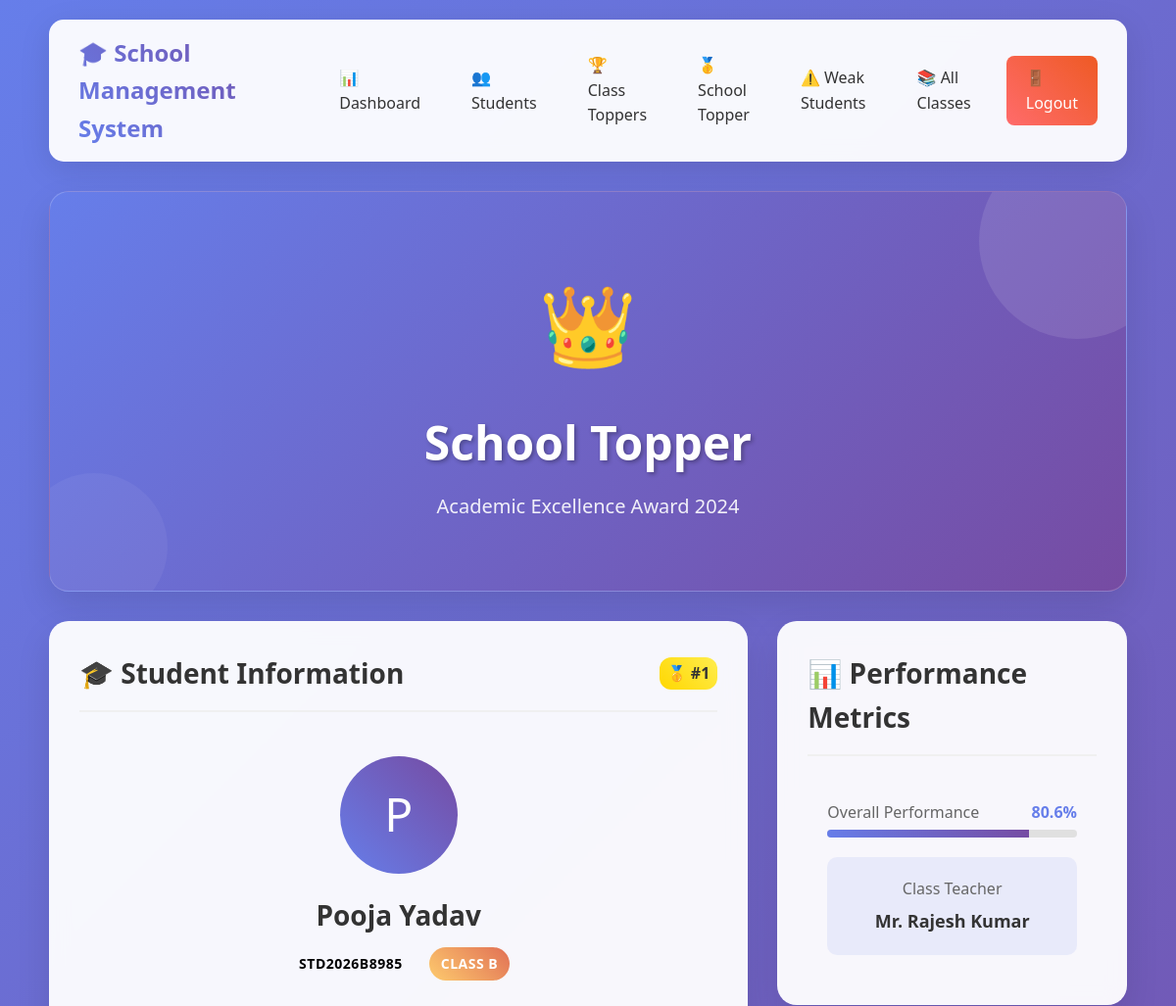
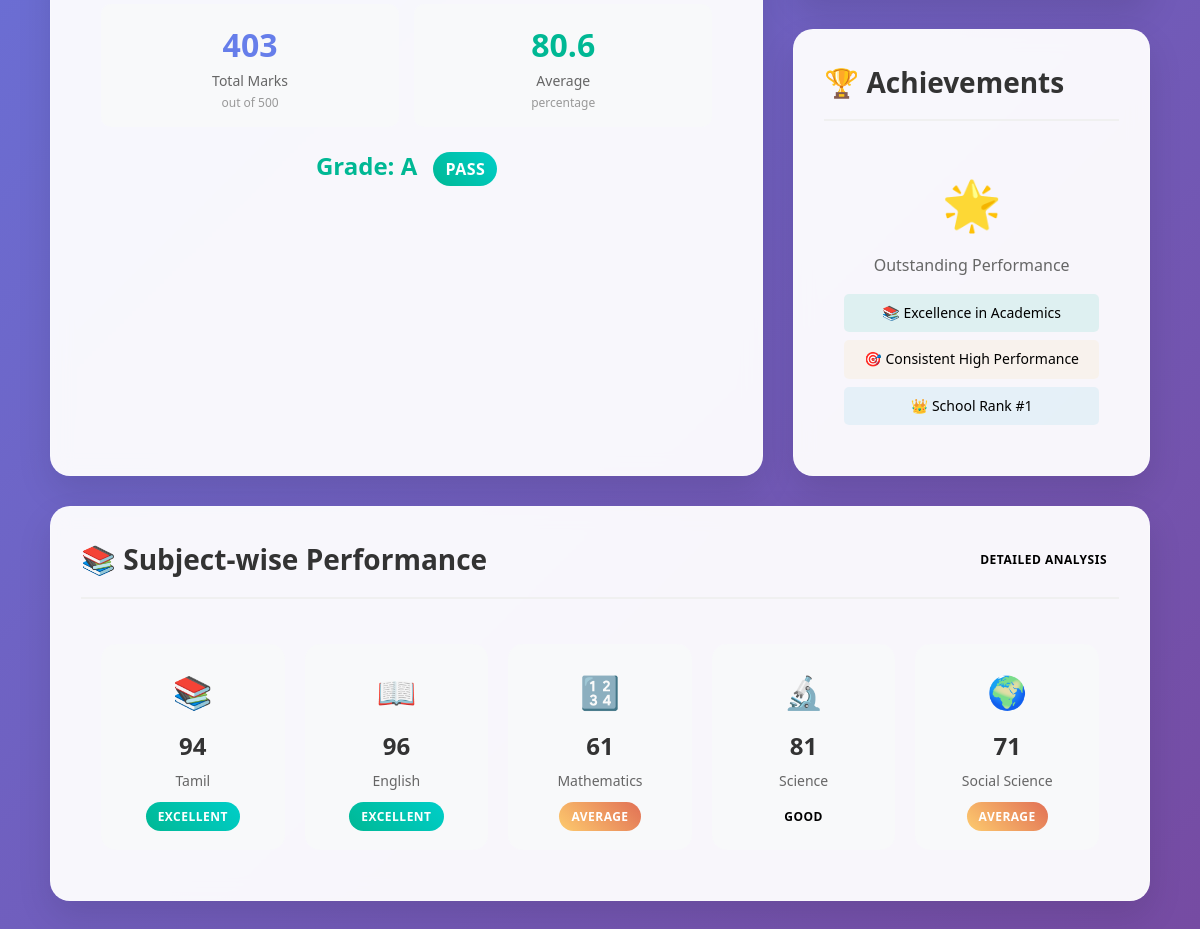
The page /school-topper (signed in) on the database its author committed (2 pictures, top to bottom).
### tables this page shows
CREATE TABLE students (
            id INTEGER PRIMARY KEY AUTOINCREMENT,
            student_id TEXT UNIQUE NOT NULL,
            name TEXT NOT NULL,
            class TEXT NOT NULL,
            class_teacher TEXT NOT NULL,
            tamil INTEGER,
            english INTEGER,
            maths INTEGER,
            science INTEGER,
            social INTEGER,
            total INTEGER,
            average REAL,
            grade TEXT,
            status TEXT,
            created_at TIMESTAMP DEFAULT CURRENT_TIMESTAMP
        );

### app.py (the view)
    def decorated_function(*args, **kwargs):
        if 'teacher_id' not in session:
            return redirect(url_for('login'))
        return f(*args, **kwargs)

### templates/school_topper.html (shortened to what this page needs)
<!DOCTYPE html>
<html lang="en">
<head>
    <link rel="stylesheet" href="/static/style.css">
</head>
<body>
    <div class="container">
        <nav class="navbar">
            <div class="nav-brand">
                🎓 School Management System
            </div>
            <div class="nav-links">
                <a href="/dashboard" class="nav-link">📊 Dashboard</a>
                <a href="/" class="nav-link">👥 Students</a>
                <a href="/class-toppers" class="nav-link">🏆 Class Toppers</a>
                <a href="/school-topper" class="nav-link">🥇 School Topper</a>
                <a href="/weak-students" class="nav-link">⚠️ Weak Students</a>
                <a href="/all-classes" class="nav-link">📚 All Classes</a>
                <a href="/logout" class="nav-link logout-btn">🚪 Logout</a>
            </div>
        </nav>
        {% if topper %}
            <div class="card" style="background: linear-gradient(135deg, #667eea 0%, #764ba2 100%); color: white; text-align: center; position: relative; overflow: hidden;">
                <div style="position: absolute; top: -50px; right: -50px; width: 200px; height: 200px; background: rgba(255, 255, 255, 0.1); border-radius: 50%;"></div>
                <div style="position: absolute; bottom: -30px; left: -30px; width: 150px; height: 150px; background: rgba(255, 255, 255, 0.05); border-radius: 50%;"></div>
                <div style="position: relative; z-index: 1; padding: 40px 20px;">
                    <div style="font-size: 80px; margin-bottom: 20px;">👑</div>
                    <h1 style="font-size: 48px; margin-bottom: 10px; text-shadow: 2px 2px 4px rgba(0,0,0,0.3);">
                        School Topper
                    </h1>
                    <p style="font-size: 20px; opacity: 0.9; margin-bottom: 0;">
                        Academic Excellence Award 2024
                    </p>
                </div>
            </div>
            <div style="display: grid; grid-template-columns: 2fr 1fr; gap: 30px;">
                <div class="card">
                    <div class="card-header">
                        <h2 class="card-title">🎓 Student Information</h2>
                        <span class="rank-badge rank-1" style="font-size: 16px;">🥇 #1</span>
                    </div>
                    <div style="padding: 20px;">
                        <div style="text-align: center; margin-bottom: 30px;">
                            <div style="width: 120px; height: 120px; background: linear-gradient(45deg, #667eea, #764ba2); border-radius: 50%; display: flex; align-items: center; justify-content: center; margin: 0 auto 20px; font-size: 48px; color: white;">
                                {{ topper['name'][0]|upper if topper['name'] else 'S' }}
                            </div>
                            <h3 style="color: #333; margin-bottom: 10px; font-size: 28px;">{{ topper['name'] }}</h3>
                            <div style="display: flex; justify-content: center; gap: 15px; margin-bottom: 20px;">
                                <span class="badge badge-info" style="font-size: 14px;">{{ topper['student_id'] }}</span>
                                <span class="badge badge-warning" style="font-size: 14px;">Class {{ topper['class'] }}</span>
                            </div>
                        </div>
                        <div style="display: grid; grid-template-columns: 1fr 1fr; gap: 15px;">
                            <div style="background: #f8f9fa; padding: 15px; border-radius: 10px; text-align: center;">
                                <div style="font-size: 32px; font-weight: bold; color: #667eea;">{{ topper['total'] }}</div>
                                <div style="color: #666; font-size: 14px;">Total Marks</div>
                                <div style="color: #999; font-size: 12px;">out of 500</div>
                            </div>
                            <div style="background: #f8f9fa; padding: 15px; border-radius: 10px; text-align: center;">
                                <div style="font-size: 32px; font-weight: bold; color: #00b894;">{{ "%.1f"|format(topper['average']) }}</div>
                                <div style="color: #666; font-size: 14px;">Average</div>
                                <div style="color: #999; font-size: 12px;">percentage</div>
                            </div>
                        </div>
                        <div style="margin-top: 20px; text-align: center;">
                            <span class="grade-{{ topper['grade'].lower().replace('+', '-plus') }}" style="font-size: 24px; font-weight: bold;">
                                Grade: {{ topper['grade'] }}
                            </span>
                            <span class="badge badge-success" style="margin-left: 10px; font-size: 16px;">
                                {{ topper['status'] }}
                            </span>
                        </div>
                    </div>
                </div>
                <div>
                    <div class="card">
                        <div class="card-header">
                            <h3 class="card-title">📊 Performance Metrics</h3>
                        </div>
                        <div style="padding: 20px;">
                            <div style="margin-bottom: 20px;">
                                <div style="display: flex; justify-content: space-between; margin-bottom: 5px;">
                                    <span style="color: #666;">Overall Performance</span>
                                    <span style="font-weight: bold; color: #667eea;">{{ (topper['total'] / 500 * 100)|round(1) }}%</span>
                                </div>
                                <div style="background: #e0e0e0; height: 8px; border-radius: 4px; overflow: hidden;">
                                    <div style="background: linear-gradient(45deg, #667eea, #764ba2); height: 100%; width: {{ (topper['total'] / 500 * 100) }}%; transition: width 1s ease;"></div>
                                </div>
                            </div>
                            <div style="text-align: center; padding: 20px; background: rgba(102, 126, 234, 0.1); border-radius: 10px;">
                                <div style="font-size: 16px; color: #666; margin-bottom: 5px;">Class Teacher</div>
                                <div style="font-size: 18px; font-weight: bold; color: #333;">{{ topper['class_teacher'] }}</div>
                            </div>
                        </div>
                    </div>
                    <div class="card" style="margin-top: 20px;">
                        <div class="card-header">
                            <h3 class="card-title">🏆 Achievements</h3>
                        </div>
                        <div style="padding: 20px; text-align: center;">
                            <div style="font-size: 48px; margin-bottom: 10px;">🌟</div>
                            <div style="font-size: 16px; color: #666; margin-bottom: 15px;">Outstanding Performance</div>
                            <div style="display: flex; flex-direction: column; gap: 8px;">
                                <div style="padding: 8px; background: rgba(0, 184, 148, 0.1); border-radius: 5px; font-size: 14px;">
                                    📚 Excellence in Academics
                                </div>
                                <div style="padding: 8px; background: rgba(253, 203, 110, 0.1); border-radius: 5px; font-size: 14px;">
                                    🎯 Consistent High Performance
                                </div>
                                <div style="padding: 8px; background: rgba(69, 183, 209, 0.1); border-radius: 5px; font-size: 14px;">
                                    👑 School Rank #1
                                </div>
                            </div>
                        </div>
                    </div>
                </div>
            </div>
            <div class="card">
                <div class="card-header">
                    <h2 class="card-title">📚 Subject-wise Performance</h2>
                    <span class="badge badge-info">Detailed Analysis</span>
                </div>
                <div style="padding: 20px;">
                    <div style="display: grid; grid-template-columns: repeat(auto-fit, minmax(180px, 1fr)); gap: 20px;">
                        <div style="text-align: center; padding: 20px; background: #f8f9fa; border-radius: 15px; border: 2px solid transparent; transition: all 0.3s ease;"
                             onmouseover="this.style.borderColor='#667eea'; this.style.transform='translateY(-5px)'"
                             onmouseout="this.style.borderColor='transparent'; this.style.transform='translateY(0)'">
                            <div style="font-size: 32px; margin-bottom: 10px;">📚</div>
                            <div style="font-size: 24px; font-weight: bold; color: #333; margin-bottom: 5px;">{{ topper['tamil'] }}</div>
                            <div style="color: #666; font-size: 14px;">Tamil</div>
                            <div style="margin-top: 10px;">
                                {% if topper['tamil'] >= 90 %}
                                    <span class="badge badge-success">Excellent</span>
                                {% elif topper['tamil'] >= 75 %}
                                    <span class="badge badge-info">Good</span>
                                {% else %}
                                    <span class="badge badge-warning">Average</span>
                                {% endif %}
                            </div>
                        </div>
                        <div style="text-align: center; padding: 20px; background: #f8f9fa; border-radius: 15px; border: 2px solid transparent; transition: all 0.3s ease;"
                             onmouseover="this.style.borderColor='#667eea'; this.style.transform='translateY(-5px)'"
                             onmouseout="this.style.borderColor='transparent'; this.style.transform='translateY(0)'">
                            <div style="font-size: 32px; margin-bottom: 10px;">📖</div>
                            <div style="font-size: 24px; font-weight: bold; color: #333; margin-bottom: 5px;">{{ topper['english'] }}</div>
                            <div style="color: #666; font-size: 14px;">English</div>
                            <div style="margin-top: 10px;">
                                {% if topper['english'] >= 90 %}
                                    <span class="badge badge-success">Excellent</span>
                                {% elif topper['english'] >= 75 %}
                                    <span class="badge badge-info">Good</span>
                                {% else %}
                                    <span class="badge badge-warning">Average</span>
                                {% endif %}
                            </div>
                        </div>
                        <div style="text-align: center; padding: 20px; background: #f8f9fa; border-radius: 15px; border: 2px solid transparent; transition: all 0.3s ease;"
                             onmouseover="this.style.borderColor='#667eea'; this.style.transform='translateY(-5px)'"
                             onmouseout="this.style.borderColor='transparent'; this.style.transform='translateY(0)'">
                            <div style="font-size: 32px; margin-bottom: 10px;">🔢</div>
                            <div style="font-size: 24px; font-weight: bold; color: #333; margin-bottom: 5px;">{{ topper['maths'] }}</div>
                            <div style="color: #666; font-size: 14px;">Mathematics</div>
                            <div style="margin-top: 10px;">
                                {% if topper['maths'] >= 90 %}
                                    <span class="badge badge-success">Excellent</span>
                                {% elif topper['maths'] >= 75 %}
                                    <span class="badge badge-info">Good</span>
                                {% else %}
                                    <span class="badge badge-warning">Average</span>
                                {% endif %}
                            </div>
                        </div>
                        <div style="text-align: center; padding: 20px; background: #f8f9fa; border-radius: 15px; border: 2px solid transparent; transition: all 0.3s ease;"
                             onmouseover="this.style.borderColor='#667eea'; this.style.transform='translateY(-5px)'"
                             onmouseout="this.style.borderColor='transparent'; this.style.transform='translateY(0)'">
                            <div style="font-size: 32px; margin-bottom: 10px;">🔬</div>
                            <div style="font-size: 24px; font-weight: bold; color: #333; margin-bottom: 5px;">{{ topper['science'] }}</div>
                            <div style="color: #666; font-size: 14px;">Science</div>
                            <div style="margin-top: 10px;">
                                {% if topper['science'] >= 90 %}
                                    <span class="badge badge-success">Excellent</span>
                                {% elif topper['science'] >= 75 %}
                                    <span class="badge badge-info">Good</span>
                                {% else %}
                                    <span class="badge badge-warning">Average</span>
                                {% endif %}
                            </div>
                        </div>
                        <div style="text-align: center; padding: 20px; background: #f8f9fa; border-radius: 15px; border: 2px solid transparent; transition: all 0.3s ease;"
                             onmouseover="this.style.borderColor='#667eea'; this.style.transform='translateY(-5px)'"
                             onmouseout="this.style.borderColor='transparent'; this.style.transform='translateY(0)'">
                            <div style="font-size: 32px; margin-bottom: 10px;">🌍</div>
                            <div style="font-size: 24px; font-weight: bold; color: #333; margin-bottom: 5px;">{{ topper['social'] }}</div>
                            <div style="color: #666; font-size: 14px;">Social Science</div>
                            <div style="margin-top: 10px;">
                                {% if topper['social'] >= 90 %}
                                    <span class="badge badge-success">Excellent</span>
                                {% elif topper['social'] >= 75 %}
                                    <span class="badge badge-info">Good</span>
                                {% else %}
                                    <span class="badge badge-warning">Average</span>
                                {% endif %}
                            </div>
                        </div>
                    </div>
                </div>
            </div>
        {% endif %}
    </div>
</body>
</html>

### rows shown on the page
students: name "P", name "Pooja Yadav", student_id "STD2026B8985", class "B", total "403", average "80.6", grade "A", status "PASS", (topper['total']/500*100)|round(1) "80.6", class_teacher "Mr. Rajesh Kumar", tamil "94", english "96", maths "61", science "81", social "71"
